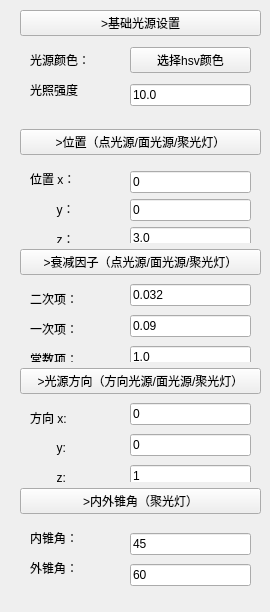
<?xml version="1.0" encoding="UTF-8"?>
<ui version="4.0">
 <class>UiLight</class>
 <widget class="QWidget" name="UiLight">
  <property name="geometry">
   <rect>
    <x>0</x>
    <y>0</y>
    <width>270</width>
    <height>612</height>
   </rect>
  </property>
  <property name="windowTitle">
   <string>Form</string>
  </property>
  <widget class="QWidget" name="layoutWidget">
   <property name="geometry">
    <rect>
     <x>20</x>
     <y>10</y>
     <width>241</width>
     <height>591</height>
    </rect>
   </property>
   <layout class="QVBoxLayout" name="vLayout_main">
    <item>
     <widget class="QPushButton" name="btn_basicSetting">
      <property name="text">
       <string>&gt;基础光源设置</string>
      </property>
     </widget>
    </item>
    <item>
     <widget class="QWidget" name="widget_basicSeeting" native="true">
      <widget class="QLabel" name="label_14">
       <property name="geometry">
        <rect>
         <x>10</x>
         <y>10</y>
         <width>61</width>
         <height>16</height>
        </rect>
       </property>
       <property name="text">
        <string>光源颜色：</string>
       </property>
      </widget>
      <widget class="QLabel" name="label_16">
       <property name="geometry">
        <rect>
         <x>10</x>
         <y>40</y>
         <width>51</width>
         <height>16</height>
        </rect>
       </property>
       <property name="text">
        <string>光照强度：</string>
       </property>
      </widget>
      <widget class="QWidget" name="layoutWidget">
       <property name="geometry">
        <rect>
         <x>110</x>
         <y>0</y>
         <width>121</width>
         <height>71</height>
        </rect>
       </property>
       <layout class="QVBoxLayout" name="vLayout_basicSetting">
        <item>
         <widget class="QPushButton" name="btn_lightColor">
          <property name="text">
           <string>选择hsv颜色</string>
          </property>
         </widget>
        </item>
        <item>
         <widget class="QLineEdit" name="lineEdit_lightIntensity">
          <property name="text">
           <string>10.0</string>
          </property>
         </widget>
        </item>
       </layout>
      </widget>
     </widget>
    </item>
    <item>
     <widget class="QPushButton" name="btn_location">
      <property name="text">
       <string>&gt;位置（点光源/面光源/聚光灯）</string>
      </property>
     </widget>
    </item>
    <item>
     <widget class="QWidget" name="widget_location" native="true">
      <widget class="QLabel" name="label_17">
       <property name="geometry">
        <rect>
         <x>10</x>
         <y>10</y>
         <width>41</width>
         <height>16</height>
        </rect>
       </property>
       <property name="text">
        <string>位置 x：</string>
       </property>
      </widget>
      <widget class="QLabel" name="label_21">
       <property name="geometry">
        <rect>
         <x>10</x>
         <y>40</y>
         <width>41</width>
         <height>16</height>
        </rect>
       </property>
       <property name="text">
        <string>        y：</string>
       </property>
      </widget>
      <widget class="QLabel" name="label_22">
       <property name="geometry">
        <rect>
         <x>10</x>
         <y>70</y>
         <width>41</width>
         <height>16</height>
        </rect>
       </property>
       <property name="text">
        <string>        z：</string>
       </property>
      </widget>
      <widget class="QWidget" name="layoutWidget">
       <property name="geometry">
        <rect>
         <x>110</x>
         <y>10</y>
         <width>121</width>
         <height>81</height>
        </rect>
       </property>
       <layout class="QVBoxLayout" name="vLayout_location">
        <item>
         <widget class="QLineEdit" name="lineEdit_lightLocateX">
          <property name="text">
           <string>0</string>
          </property>
         </widget>
        </item>
        <item>
         <widget class="QLineEdit" name="lineEdit_lightLocateY">
          <property name="text">
           <string>0</string>
          </property>
         </widget>
        </item>
        <item>
         <widget class="QLineEdit" name="lineEdit_lightLocateZ">
          <property name="text">
           <string>3.0</string>
          </property>
         </widget>
        </item>
       </layout>
      </widget>
     </widget>
    </item>
    <item>
     <widget class="QPushButton" name="btn_attenuation">
      <property name="text">
       <string>&gt;衰减因子（点光源/面光源/聚光灯）</string>
      </property>
     </widget>
    </item>
    <item>
     <widget class="QWidget" name="widget_attenuation" native="true">
      <widget class="QLabel" name="label_27">
       <property name="geometry">
        <rect>
         <x>10</x>
         <y>10</y>
         <width>61</width>
         <height>16</height>
        </rect>
       </property>
       <property name="text">
        <string>二次项：</string>
       </property>
      </widget>
      <widget class="QLabel" name="label_28">
       <property name="geometry">
        <rect>
         <x>10</x>
         <y>40</y>
         <width>61</width>
         <height>16</height>
        </rect>
       </property>
       <property name="text">
        <string>一次项：</string>
       </property>
      </widget>
      <widget class="QLabel" name="label_29">
       <property name="geometry">
        <rect>
         <x>10</x>
         <y>70</y>
         <width>61</width>
         <height>16</height>
        </rect>
       </property>
       <property name="text">
        <string>常数项：</string>
       </property>
      </widget>
      <widget class="QWidget" name="layoutWidget">
       <property name="geometry">
        <rect>
         <x>110</x>
         <y>0</y>
         <width>121</width>
         <height>91</height>
        </rect>
       </property>
       <layout class="QVBoxLayout" name="vLayout_attenuation">
        <item>
         <widget class="QLineEdit" name="lineEdit_quadratic">
          <property name="text">
           <string>0.032</string>
          </property>
         </widget>
        </item>
        <item>
         <widget class="QLineEdit" name="lineEdit_liner">
          <property name="text">
           <string>0.09</string>
          </property>
         </widget>
        </item>
        <item>
         <widget class="QLineEdit" name="lineEdit_constant">
          <property name="text">
           <string>1.0</string>
          </property>
         </widget>
        </item>
       </layout>
      </widget>
     </widget>
    </item>
    <item>
     <widget class="QPushButton" name="btn_direction">
      <property name="text">
       <string>&gt;光源方向（方向光源/面光源/聚光灯）</string>
      </property>
     </widget>
    </item>
    <item>
     <widget class="QWidget" name="widget_direction" native="true">
      <widget class="QLabel" name="label_18">
       <property name="geometry">
        <rect>
         <x>10</x>
         <y>10</y>
         <width>51</width>
         <height>16</height>
        </rect>
       </property>
       <property name="text">
        <string>方向 x:</string>
       </property>
      </widget>
      <widget class="QLabel" name="label_23">
       <property name="geometry">
        <rect>
         <x>10</x>
         <y>40</y>
         <width>51</width>
         <height>16</height>
        </rect>
       </property>
       <property name="text">
        <string>        y:</string>
       </property>
      </widget>
      <widget class="QLabel" name="label_24">
       <property name="geometry">
        <rect>
         <x>10</x>
         <y>70</y>
         <width>51</width>
         <height>16</height>
        </rect>
       </property>
       <property name="text">
        <string>        z:</string>
       </property>
      </widget>
      <widget class="QWidget" name="layoutWidget">
       <property name="geometry">
        <rect>
         <x>110</x>
         <y>0</y>
         <width>121</width>
         <height>91</height>
        </rect>
       </property>
       <layout class="QVBoxLayout" name="vLayout_direction">
        <item>
         <widget class="QLineEdit" name="lineEdit_lightDirectionX">
          <property name="text">
           <string>0</string>
          </property>
         </widget>
        </item>
        <item>
         <widget class="QLineEdit" name="lineEdit_lightDirectionY">
          <property name="text">
           <string>0</string>
          </property>
         </widget>
        </item>
        <item>
         <widget class="QLineEdit" name="lineEdit_lightDirectionZ">
          <property name="text">
           <string>1</string>
          </property>
         </widget>
        </item>
       </layout>
      </widget>
     </widget>
    </item>
    <item>
     <widget class="QPushButton" name="btn_Angle">
      <property name="text">
       <string>&gt;内外锥角（聚光灯）</string>
      </property>
     </widget>
    </item>
    <item>
     <widget class="QWidget" name="widget_spot" native="true">
      <widget class="QLabel" name="label_19">
       <property name="geometry">
        <rect>
         <x>10</x>
         <y>10</y>
         <width>81</width>
         <height>16</height>
        </rect>
       </property>
       <property name="text">
        <string>内锥角：</string>
       </property>
      </widget>
      <widget class="QLabel" name="label_20">
       <property name="geometry">
        <rect>
         <x>10</x>
         <y>40</y>
         <width>81</width>
         <height>16</height>
        </rect>
       </property>
       <property name="text">
        <string>外锥角：</string>
       </property>
      </widget>
      <widget class="QWidget" name="layoutWidget">
       <property name="geometry">
        <rect>
         <x>110</x>
         <y>10</y>
         <width>121</width>
         <height>61</height>
        </rect>
       </property>
       <layout class="QVBoxLayout" name="vLayout_angle">
        <item>
         <widget class="QLineEdit" name="lineEdit_lightInnerConeAngle">
          <property name="text">
           <string>45</string>
          </property>
         </widget>
        </item>
        <item>
         <widget class="QLineEdit" name="lineEdit_lightOuterConeAngle">
          <property name="text">
           <string>60</string>
          </property>
         </widget>
        </item>
       </layout>
      </widget>
     </widget>
    </item>
   </layout>
  </widget>
 </widget>
 <resources/>
 <connections/>
</ui>
